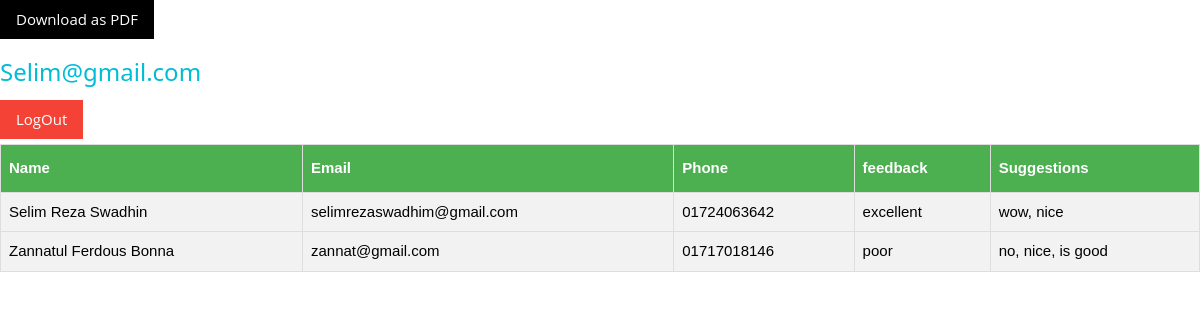
/admin/mainpage.php (signed in), run on the app's committed database.
### tables this page shows
CREATE TABLE IF NOT EXISTS `poll` (
  `id` int(11) NOT NULL AUTO_INCREMENT,
  `name` text NOT NULL,
  `email` text NOT NULL,
  `phone` text NOT NULL,
  `feedback` text NOT NULL,
  `suggestions` text NOT NULL,
  PRIMARY KEY (`id`)
);

### admin/mainpage.php (the view, shortened to what this page needs)
<!DOCTYPE html>
<html lang="en" >
<head>
  <link rel="stylesheet" href="css/w3.css">
  <link rel="stylesheet" href="https://cdnjs.cloudflare.com/ajax/libs/normalize/5.0.0/normalize.min.css">
  <link rel="stylesheet" href="css/style.css">
</head>
<body>
 <form action = "#" method="POST">
      <div class="w3-show-inline-block">
          <div class="w3-bar">
            <center>
              <input type="submit" value="Download as PDF" name="logout" class="w3-btn w3-black">
            </center>
          </div>
      </div>
  </form>
 <?php
  require 'config.php';
 if (isset($_SESSION['login_user'])) {
     echo '<h3 style="color: #00bcd4;">'.ucwords($_SESSION['login_user']).'</h3>';
 }
  ?>
   <form action = "logout.php" method="POST">
          <div class="w3-show-inline-block">
          <div class="w3-bar">
            <center>
              <input type="submit" title="Hello <?= $_SESSION['login_user'];?> Are you sure from login ?" value="LogOut" name="logout" class="w3-btn w3-red">
            </center>
        </div>
        </div>
  </form>
  <?php
  if (isset($_SESSION['login_user'])) {
          $result = mysqli_query($con,"SELECT * FROM poll");
            echo "<table border='1' id='customers'>
            <tr>
            <th>Name</th>
            <th>Email</th>
            <th>Phone</th>
            <th>feedback</th>
            <th>Suggestions</th>
            </tr>";
            while($row = mysqli_fetch_array($result))
            {
            echo "<tr>";
            echo "<td>" . $row['name'] . "</td>";
            echo "<td>" . $row['email'] . "</td>";
            echo "<td>" . $row['phone'] . "</td>";
            echo "<td>" . $row['feedback'] . "</td>";
            echo "<td>" . $row['suggestions'] . "</td>";
            echo "</tr>";
            }
            echo "</table>";
}
  else {
  }
   ?>
</body>
</html>

### admin/css/w3.css (style rules this page uses)
html { box-sizing:border-box }
*,*:before,*:after { box-sizing:inherit }
html { -ms-text-size-adjust:100%;-webkit-text-size-adjust:100% }
body { margin:0 }
button,input,select,textarea,optgroup { font:inherit;margin:0 }
button,input { overflow:visible }
button,[type=button],[type=reset],[type=submit] { -webkit-appearance:button }
html,body { font-family:Verdana,sans-serif;font-size:15px;line-height:1.5 }
html { overflow-x:hidden }
h3 { font-size:24px }
h1,h2,h3,h4,h5,h6 { font-family:"Segoe UI",Arial,sans-serif;font-weight:400;margin:10px 0 }
.w3-btn,.w3-button { border:none;display:inline-block;padding:8px 16px;vertical-align:middle;overflow:hidden;text-decoration:none;color:inherit;background-color:inherit;text-align:center;cursor:pointer;white-space:nowrap }
.w3-btn,.w3-button { -webkit-touch-callout:none;-webkit-user-select:none;-khtml-user-select:none;-moz-user-select:none;-ms-user-select:none;user-select:none }
.w3-bar { width:100%;overflow:hidden }
.w3-container:after,.w3-container:before,.w3-panel:after,.w3-panel:before,.w3-row:after,.w3-row:before,.w3-row-padding:after,.w3-row-padding:before, .w3-cell-row:before,.w3-cell-row:after,.w3-clear:after,.w3-clear:before,.w3-bar:before,.w3-bar:after { content:"";display:table;clear:both }
.w3-show-inline-block { display:inline-block!important }
.w3-red,.w3-hover-red:hover { color:#fff!important;background-color:#f44336!important }
.w3-black,.w3-hover-black:hover { color:#fff!important;background-color:#000!important }

### admin/css/style.css (style rules this page uses)
* { box-sizing: border-box; }
body { font-family: 'open sans', helvetica, arial, sans; background: url(http://farm8.staticflickr.com/7064/6858179818_5d652f531c_h.jpg) no-repeat center center fixed; -webkit-background-size: cover; -moz-background-size: cover; -o-background-size: cover; background-size: cover; }

### admin/mainpage.php (style rules this page uses)
#customers { font-family: "Trebuchet MS", Arial, Helvetica, sans-serif; border-collapse: collapse; width: 100%; }
#customers td, #customers th { border: 1px solid #ddd; padding: 8px; }
#customers tr:nth-child(even) { background-color: #f2f2f2; }
#customers tr:nth-child(odd) { background-color: #f2f2f2; }
#customers th { padding-top: 12px; padding-bottom: 12px; text-align: left; background-color: #4CAF50; color: white; }

### data on the page
poll: name "Selim Reza Swadhin", email "selimrezaswadhim@gmail.com", phone "01724063642", feedback "excellent", suggestions "wow, nice"
poll: name "Zannatul Ferdous Bonna", email "zannat@gmail.com", phone "01717018146", feedback "poor", suggestions "no, nice, is good"

### other printed values
$_SESSION['login_user'] "Selim@gmail.com"
